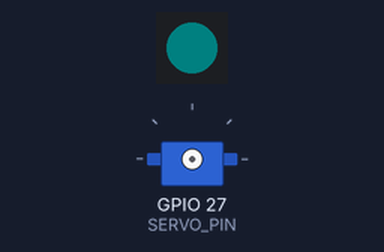
The program below on a simulated ESP32. On the bench: 1 RGB LEDs in strip order, left to right, servo. Dim RGB values are drawn brighter than linear; WiFi joins after 1.5 s; servers stay silent unless stated; servo pulses on a pin are drawn as a servo (544–2400 µs = 0–180°); what the program prints to the serial monitor is not drawn.

Above: at 0.1 s.
At 1.6 s:
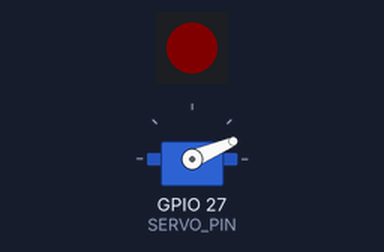
Timing chart, 0 to 3.1 s (numbered marks = the images above):
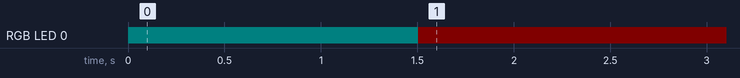

Measured:
- by itself, RGB LED 0: off → RGB(0, 5, 5) at 0.00 s, → RGB(5, 0, 0) 1.5 s later

The program:

main.cpp
```cpp
#include <Arduino.h>
#include <WiFi.h>
#include <WiFiUdp.h>
#include <Adafruit_NeoPixel.h>
#include <AS5600.h>

#define BUTTON 38
#define LED_PIN 13
#define VBATPIN 34
#define DIRPIN 12
#define NEOPIXEL_PIN 0
#define NUMPIXELS 1
#define SERVO_PIN 27
#define SERVO_CHANNEL 0 // Define a channel for the PWM (0-15)
// min is 0 degree, 0.5ms in 20ms period. 256 / (20/0.5) = 7
// max is 180 degree, 2.5ms in 20ms period. 256 / (20/2.5) = 32
#define CONTRACTED 29
#define EXPANDED 10

const char* ssid = "24351Dynamic";
const char* password = "24351Dynamic";
const char* reciver_ip = "173.15.0.90";

WiFiUDP udp;
unsigned int localUdpPort = 4210;
Adafruit_NeoPixel strip(NUMPIXELS, NEOPIXEL_PIN, NEO_GRB + NEO_KHZ800);
AS5600L as5600;

TaskHandle_t xInputHandle;
TaskHandle_t xOutputHandle;
TaskHandle_t xBatteryVHandle;

void vUDPOutput(void *pvParameters) {
  uint32_t send_delay = *((uint32_t *)pvParameters);
  char packetBuffer[255];
  Wire.begin();
  as5600.begin(DIRPIN);
  as5600.setDirection(AS5600_CLOCK_WISE);
  as5600.setAddress(0x36);
  while (1) {
    sprintf(packetBuffer, "SERVO DUTY: %f", as5600.getAngularSpeed());
    // printf("angular speed: %f\n", as5600.getAngularSpeed());
    // sprintf(packetBuffer, "SERVO DUTY: %lu", as5600.readAngle());
    udp.beginPacket(reciver_ip, 4210);
    udp.write((uint8_t*)packetBuffer, strlen(packetBuffer));
    udp.endPacket();
    vTaskDelay(send_delay / portTICK_PERIOD_MS);
  }
}

void vUDPInput(void *pvParameters) {
  uint32_t read_delay = *((uint32_t *)pvParameters);

  ledcAttachPin(SERVO_PIN, SERVO_CHANNEL);
  ledcSetup(SERVO_CHANNEL, 50, 8);  // 50Hz with 8-bit resolution
  ledcWrite(SERVO_CHANNEL, EXPANDED  );

  char packetBuffer[255];
  int packetSize;
  int len;
  while (1) {
    packetSize = udp.parsePacket();
    if (packetSize) {
      len = udp.read(packetBuffer, 255);
      if (len > 0) {
        packetBuffer[len] = 0;
      }
      if (String(packetBuffer) == "CONTRACT") {
        ledcWrite(SERVO_CHANNEL, CONTRACTED);
        strip.setPixelColor(0, strip.Color(0, 0, 5)); // Blue color when contracted
        strip.show();
      }

      if (String(packetBuffer) == "EXPAND") {
        ledcWrite(SERVO_CHANNEL, EXPANDED);
        strip.setPixelColor(0, strip.Color(0, 5, 0)); // Green color when expanded
        strip.show();
      }
    }
    vTaskDelay(read_delay / portTICK_PERIOD_MS);
  }
}

void vBatteryV(void *pvParameters) {
  char packetBuffer[255];
  uint32_t v;
  uint8_t i = 0;
  while (1) {
    v = (uint32_t)analogReadMilliVolts(VBATPIN);
    v *= 2;
    // printf("Battery voltage: %lu\n", v);
    sprintf(packetBuffer, "BATTERY V: %lu", v);
    udp.beginPacket(reciver_ip, 4210);
    udp.write((uint8_t*)packetBuffer, strlen(packetBuffer));
    udp.endPacket();
    if (v < 3700) {
      strip.setPixelColor(0, strip.Color(5, 0, 0)); // Red color when battery is low
      strip.show();
      vTaskDelete(xInputHandle);
      vTaskDelete(xOutputHandle);
      vTaskDelete(xBatteryVHandle);
    }
    vTaskDelay(2000 / portTICK_PERIOD_MS);
  }
}

void setup() {
  strip.begin();
  strip.show(); // Initialize all pixels to 'off'

  uint32_t read_delay = 100;
  uint32_t send_delay = 30;

  strip.setPixelColor(0, strip.Color(0, 5, 5));
  strip.show();

  Serial.begin(115200);
  Serial.print("Connecting to ");
  Serial.println(ssid);
  WiFi.begin(ssid, password);
  while (WiFi.status() != WL_CONNECTED) {
    delay(500);
    Serial.print(".");
  }
  Serial.println("");
  Serial.println("WiFi connected.");
  Serial.println("IP address: ");
  Serial.println(WiFi.localIP());
  udp.begin(localUdpPort);
  Serial.printf("UDP port %d\n", localUdpPort);

  xTaskCreate(vUDPInput, "Task Blink", 4096, (void *)&read_delay, 2, &xInputHandle);
  xTaskCreatePinnedToCore(vBatteryV, "Task Blink", 4096, NULL, 2, &xBatteryVHandle, 1);
  xTaskCreatePinnedToCore(vUDPOutput, "Task Blink", 4096, (void *)&send_delay, 2, &xOutputHandle, 1);
  // xTaskCreatePinnedToCore(vUDPOutput, "Task Blink", 4096, (void *)&send_delay, 2, NULL, 1);
}

void loop() {
}
```
